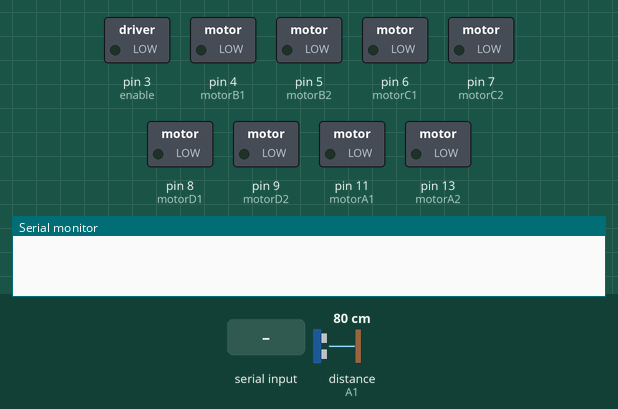
The sketch below on a simulated Arduino Uno, built with avr-gcc and run on an emulated ATmega328P. Shown: switched loads named in the sketch (green lamp = pin HIGH), the last lines printed to the serial monitor. The inputs (shaded band) are chosen by the test bench; at power-on: distance to the obstacle (sensor on A1) 80 cm. The echo pulse lasts 58.3 µs per cm; pins used as bus, display or sensor lines are not drawn.

Above: at 1.2 s.
1.3 s: "1" received over Serial
At 1.7 s:
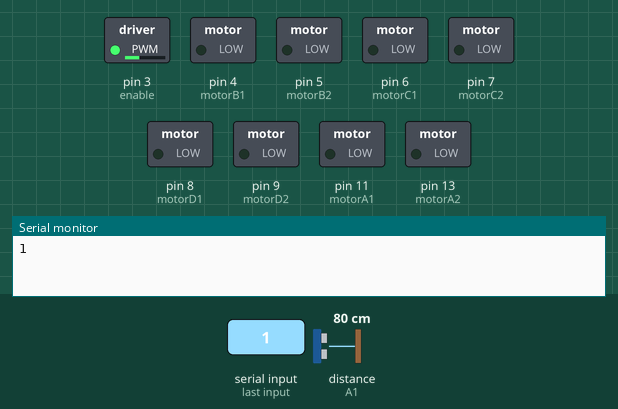
2.8 s: byte 117 ('u') received over Serial
At 4.0 s:
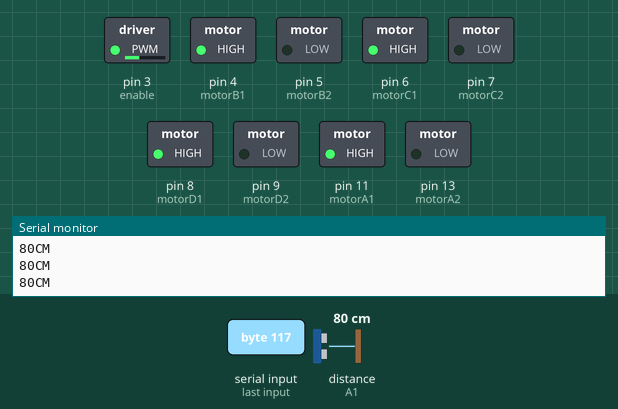
4.3 s: byte 113 ('q') received over Serial
5.8 s: "b" received over Serial
At 6.3 s:
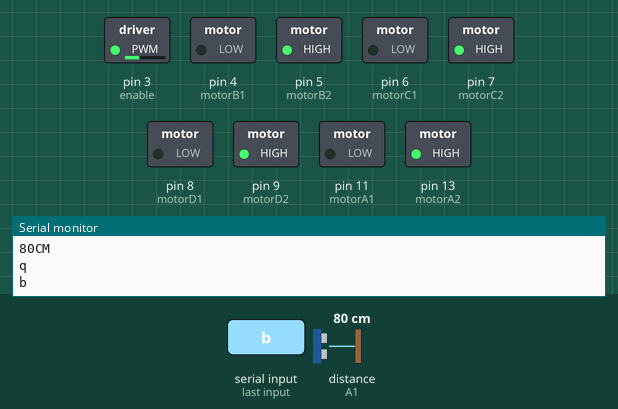
7.3 s: "l" received over Serial
At 8.5 s:
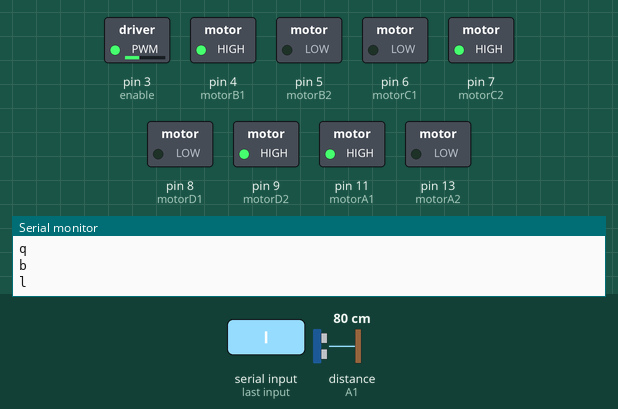
8.8 s: "r" received over Serial
At 9.8 s:
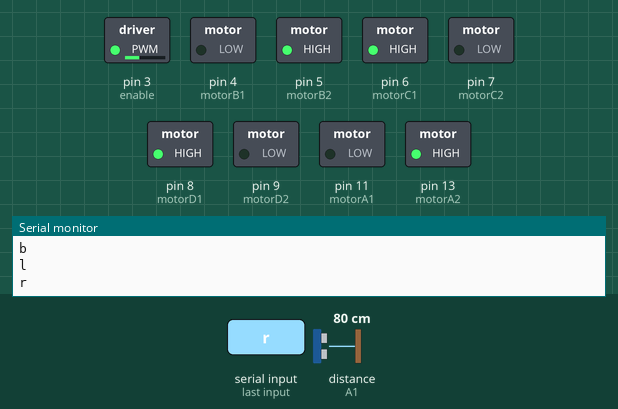
Timing chart, 0 to 11.3 s (numbered marks = the images above; inputs shaded):
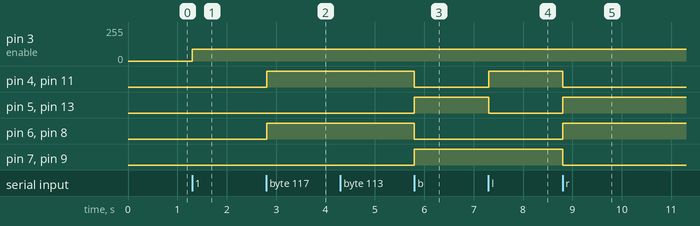

The sketch:

car_with_saving101.ino
```cpp
#include <TimerOne.h>
#include <EEPROM.h>
int motorA1 = 11;
int motorA2 = 13;
int motorB1 = 4;
int motorB2 = 5;
int motorC1 = 6;
int motorC2 = 7;
int motorD1 = 8;
int motorD2 = 9;
int rightSensor = 10;
int middleSensor = 12;
int leftSensor = 2;
int enable = 3;
int Speed = 0;
char Reciever = 0;
int trig = A0;
int echo = A1;
long duration, distance;
volatile int state = 1;
volatile int prevState = 1;
 int address = 0;
int i = 0;
int value;
char m;
void setup()
{
  Serial.begin(9600);
  pinMode(motorA1, OUTPUT);
  pinMode(motorA2, OUTPUT);
  pinMode(motorB1, OUTPUT);
  pinMode(motorB2, OUTPUT);
  pinMode(motorC1, OUTPUT);
  pinMode(motorC2, OUTPUT);
  pinMode(motorD1, OUTPUT);
  pinMode(motorD2, OUTPUT);
  pinMode(enable, OUTPUT);
  pinMode(rightSensor, INPUT);
  pinMode(middleSensor, INPUT) ;
  pinMode(leftSensor, INPUT);
  Timer1.initialize (10000);
  Timer1.attachInterrupt( reading ,10000);

}
void reading ()
{
  if (state == 0)
  goto full;

  else if (state == prevState)
  { i = i + 1;

    if (i == 255) {
      goto full;
    }
  }
  else if ( state != prevState)
  {
    EEPROM.write( address, i);
    i = 0;
    address = address + 1;
    EEPROM.write ( address , prevState);

    Serial.println(address);

    Serial.println(prevState);

    Serial.println(state);
    prevState = state;
    address = address + 1;
    if (address > 1000 )
      goto full;
full :
    Timer1.detachInterrupt ();

  }
}
void output ()
{
  for (int j = 0 ; j <= address ; j = j + 2 )
  {
    int timer = EEPROM.read(j);
    int Value = EEPROM.read (j + 1);
    if (value == 1)
    {
      forward();
      delay (timer * 10);
    }
    else if (value == 2)
    { turn_right();
      delay (timer * 10);

    }
    else if (value == 3)
    { turn_left();
      delay (timer * 10);

    }
    else if(value ==4)
    {
      Stop();
      delay (25000);
      }


  }
}
void forward()
{
  digitalWrite(motorA1, HIGH);
  digitalWrite(motorA2, LOW);
  digitalWrite(motorB1, HIGH);
  digitalWrite(motorB2, LOW);
  digitalWrite(motorC1, HIGH);
  digitalWrite(motorC2, LOW);
  digitalWrite(motorD1, HIGH);
  digitalWrite(motorD2, LOW);

}


void turn_left()
{
  digitalWrite(motorA1, HIGH);
  digitalWrite(motorA2, LOW);
  digitalWrite(motorB1, HIGH);
  digitalWrite(motorB2, LOW);
  digitalWrite(motorC1, LOW);
  digitalWrite(motorC2, HIGH);
  digitalWrite(motorD1, LOW);
  digitalWrite(motorD2, HIGH);
}

void turn_right()
{
  digitalWrite(motorA1, LOW);
  digitalWrite(motorA2, HIGH);
  digitalWrite(motorB1, LOW);
  digitalWrite(motorB2, HIGH);
  digitalWrite(motorC1, HIGH);
  digitalWrite(motorC2, LOW);
  digitalWrite(motorD1, HIGH);
  digitalWrite(motorD2, LOW);
}
void Stop()
{
  digitalWrite(motorA1, LOW);
  digitalWrite(motorA2, LOW);
  digitalWrite(motorB1, LOW);
  digitalWrite(motorB2, LOW);
  digitalWrite(motorC1, LOW);
  digitalWrite(motorC2, LOW);
  digitalWrite(motorD1, LOW);
  digitalWrite(motorD2, LOW);
}
void speedv ( int Speed )
{
  analogWrite (enable, Speed);

}
void backward()
{
  digitalWrite(motorA1, LOW);
  digitalWrite(motorA2, HIGH);
  digitalWrite(motorB1, LOW);
  digitalWrite(motorB2, HIGH);
  digitalWrite(motorC1, LOW);
  digitalWrite(motorC2, HIGH);
  digitalWrite(motorD1, LOW);
  digitalWrite(motorD2, HIGH);
}


void loop()
{
  if (Serial.available() > 0)
  {
    Reciever = Serial.read();
    Serial.println( Reciever );
    if (Reciever == '1' )
    {
      speedv (90);
    }
    else if (Reciever == '2' )
    {
      speedv(150);
    }
    else if (Reciever == '3' )
    {
      speedv(180);
    }
    else if (Reciever == '4' )
    {
      speedv(200);
    }
    else if (Reciever == '5' )
    {
      speedv(255);
    }
    else if (Reciever == 'f')
    {

      forward();

    }
    else if (Reciever == 'b')
    {
      backward();

    }
    else if (Reciever == 'l')
    {
      turn_left();

    }
    else if (Reciever == 'r')
    {
      turn_right( );

    }
    else if (Reciever == 's')
    {
      Stop();

    }
    else if (Reciever == 'q')
    {

      output();
    }


    else if (Reciever == 'z')
    {
      while ( Reciever == 'z' )
      {


        int a = digitalRead(rightSensor);
        int b = digitalRead(middleSensor);
        int c = digitalRead(leftSensor);

        if (a == 0 && b == 1 && c == 0) // forward

        {
          state = 1;
          forward();
          if (a == 1 && b == 1 && c == 1)
            forward();
          if (a == 0 && b == 0 && c == 0)
            forward();

        }
        else if (a == 1 && b == 0 && c == 0) // turn right
        {
          state = 2;
          turn_right();
          if (a == 1 && b == 1 && c == 1)
            turn_right();
          if (a == 0 && b == 0 && c == 0)
            turn_right();

        }
        else if (a == 1 && b == 1 && c == 0) // turn right
        {
          state = 2;
          turn_right();
          if (a == 1 && b == 1 && c == 1)
            turn_right();
          if (a == 0 && b == 0 && c == 0)
            turn_right();
        }
        else if (a == 0 && b == 0 && c == 1) // turn left

        {
          state = 3;
          turn_left();
          if (a == 1 && b == 1 && c == 1)
            turn_left();
          if (a == 0 && b == 0 && c == 0)
            turn_left();

        }


        else if (a == 0 && b == 1 && c == 1) // turn left
        {
          state = 3;
          turn_left();

          if (a == 1 && b == 1 && c == 1)
            turn_left();

          if (a == 0 && b == 0 && c == 0)
            turn_left();

        }
        if (Serial.available() > 0)
        { Reciever = Serial.read();
          Serial.println( Reciever);
          if (Reciever == 'd')
          { state =4;
          Reciever = 'z';
            }


          if ( Reciever == 's' )
          { Stop();
            state = 0;
            break;
          }
        }

      }
    }

    else if ( Reciever == 'u' )
    {
      //  ultrasonic

      while ( Reciever == 'u' )
      { analogWrite(trig , 0);
        delayMicroseconds(2);
        analogWrite(trig , 255);
        delayMicroseconds( 10);
        analogWrite(trig , 0 );

        duration = pulseIn(echo, 255);
        distance = (duration / 2) / 29 ;
        Serial.print(distance);
        Serial.println("CM");

        if (distance < 20 )
          turn_right();

        if (distance > 20 )

          forward();
        if (Serial.available() > 0)
        { Reciever = Serial.read();
          Serial.println( Reciever);


          if ( Reciever == 's' )
          { Stop();
            break;
          }
        }

      }
    }
  }
}
```

Measured:
- after the input at 1.3 s, pin 3 (enable): 0/255 → 90/255 at once
- after the input at 2.8 s, pin 4 (motorB1), pin 6 (motorC1), pin 8 (motorD1), pin 11 (motorA1): LOW → HIGH at once
- after the input at 5.8 s, pin 4 (motorB1), pin 6 (motorC1), pin 8 (motorD1), pin 11 (motorA1): HIGH → LOW at once; pin 5 (motorB2), pin 7 (motorC2), pin 9 (motorD2), pin 13 (motorA2): LOW → HIGH at once
- after the input at 7.3 s, pin 4 (motorB1), pin 11 (motorA1): LOW → HIGH at once; pin 5 (motorB2), pin 13 (motorA2): HIGH → LOW at once
- after the input at 8.8 s, pin 4 (motorB1), pin 7 (motorC2), pin 9 (motorD2), pin 11 (motorA1): HIGH → LOW at once; pin 5 (motorB2), pin 6 (motorC1), pin 8 (motorD1), pin 13 (motorA2): LOW → HIGH at once
